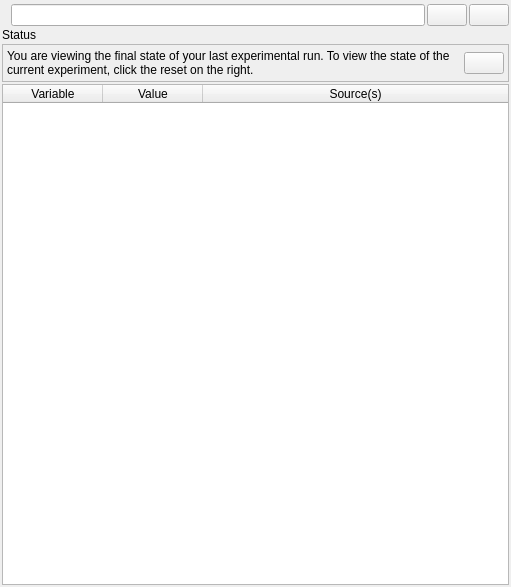
<?xml version="1.0" encoding="UTF-8"?>
<ui version="4.0">
 <class>variable_inspector</class>
 <widget class="QWidget" name="variable_inspector">
  <property name="geometry">
   <rect>
    <x>0</x>
    <y>0</y>
    <width>511</width>
    <height>587</height>
   </rect>
  </property>
  <property name="windowTitle">
   <string>Form</string>
  </property>
  <layout class="QVBoxLayout" name="verticalLayout">
   <property name="spacing">
    <number>2</number>
   </property>
   <property name="leftMargin">
    <number>2</number>
   </property>
   <property name="topMargin">
    <number>4</number>
   </property>
   <property name="rightMargin">
    <number>2</number>
   </property>
   <property name="bottomMargin">
    <number>2</number>
   </property>
   <item>
    <widget class="QWidget" name="widget" native="true">
     <layout class="QHBoxLayout" name="horizontalLayout_2">
      <property name="spacing">
       <number>2</number>
      </property>
      <property name="margin">
       <number>0</number>
      </property>
      <item>
       <widget class="QLabel" name="label_variables_search">
        <property name="text">
         <string/>
        </property>
       </widget>
      </item>
      <item>
       <widget class="QLineEdit" name="edit_variable_filter">
        <property name="toolTip">
         <string>Enter a filter</string>
        </property>
       </widget>
      </item>
      <item>
       <widget class="QPushButton" name="button_variables_clear">
        <property name="toolTip">
         <string>Clear filter</string>
        </property>
        <property name="text">
         <string/>
        </property>
        <property name="icon">
         <iconset>
          <normaloff>:/icons/clear.png</normaloff>:/icons/clear.png</iconset>
        </property>
        <property name="iconSize">
         <size>
          <width>16</width>
          <height>16</height>
         </size>
        </property>
       </widget>
      </item>
      <item>
       <widget class="QPushButton" name="button_help_variables">
        <property name="sizePolicy">
         <sizepolicy hsizetype="Fixed" vsizetype="Fixed">
          <horstretch>0</horstretch>
          <verstretch>0</verstretch>
         </sizepolicy>
        </property>
        <property name="toolTip">
         <string>Help</string>
        </property>
        <property name="text">
         <string/>
        </property>
        <property name="icon">
         <iconset>
          <normaloff>:/icons/help.png</normaloff>:/icons/help.png</iconset>
        </property>
        <property name="iconSize">
         <size>
          <width>16</width>
          <height>16</height>
         </size>
        </property>
        <property name="flat">
         <bool>false</bool>
        </property>
       </widget>
      </item>
     </layout>
    </widget>
   </item>
   <item>
    <widget class="QLabel" name="label_status">
     <property name="text">
      <string>Status</string>
     </property>
    </widget>
   </item>
   <item>
    <widget class="QFrame" name="widget_reset_message">
     <property name="frameShape">
      <enum>QFrame::StyledPanel</enum>
     </property>
     <layout class="QHBoxLayout" name="horizontalLayout">
      <property name="spacing">
       <number>4</number>
      </property>
      <property name="margin">
       <number>4</number>
      </property>
      <item>
       <widget class="QLabel" name="label">
        <property name="text">
         <string>You are viewing the final state of your last experimental run. To view the state of the current experiment, click the reset on the right.</string>
        </property>
        <property name="wordWrap">
         <bool>true</bool>
        </property>
       </widget>
      </item>
      <item>
       <widget class="QPushButton" name="button_reset">
        <property name="sizePolicy">
         <sizepolicy hsizetype="Fixed" vsizetype="Fixed">
          <horstretch>0</horstretch>
          <verstretch>0</verstretch>
         </sizepolicy>
        </property>
        <property name="toolTip">
         <string>Reset workspace</string>
        </property>
        <property name="text">
         <string/>
        </property>
       </widget>
      </item>
     </layout>
    </widget>
   </item>
   <item>
    <widget class="QTableWidget" name="table_variables">
     <property name="editTriggers">
      <set>QAbstractItemView::NoEditTriggers</set>
     </property>
     <property name="alternatingRowColors">
      <bool>true</bool>
     </property>
     <property name="selectionMode">
      <enum>QAbstractItemView::SingleSelection</enum>
     </property>
     <property name="showGrid">
      <bool>true</bool>
     </property>
     <property name="gridStyle">
      <enum>Qt::DotLine</enum>
     </property>
     <property name="sortingEnabled">
      <bool>true</bool>
     </property>
     <attribute name="horizontalHeaderShowSortIndicator" stdset="0">
      <bool>true</bool>
     </attribute>
     <attribute name="horizontalHeaderStretchLastSection">
      <bool>true</bool>
     </attribute>
     <attribute name="verticalHeaderVisible">
      <bool>false</bool>
     </attribute>
     <attribute name="verticalHeaderCascadingSectionResizes">
      <bool>true</bool>
     </attribute>
     <column>
      <property name="text">
       <string>Variable</string>
      </property>
     </column>
     <column>
      <property name="text">
       <string>Value</string>
      </property>
     </column>
     <column>
      <property name="text">
       <string>Source(s)</string>
      </property>
     </column>
    </widget>
   </item>
  </layout>
 </widget>
 <resources/>
 <connections>
  <connection>
   <sender>button_variables_clear</sender>
   <signal>clicked()</signal>
   <receiver>edit_variable_filter</receiver>
   <slot>clear()</slot>
   <hints>
    <hint type="sourcelabel">
     <x>337</x>
     <y>49</y>
    </hint>
    <hint type="destinationlabel">
     <x>166</x>
     <y>48</y>
    </hint>
   </hints>
  </connection>
 </connections>
</ui>
